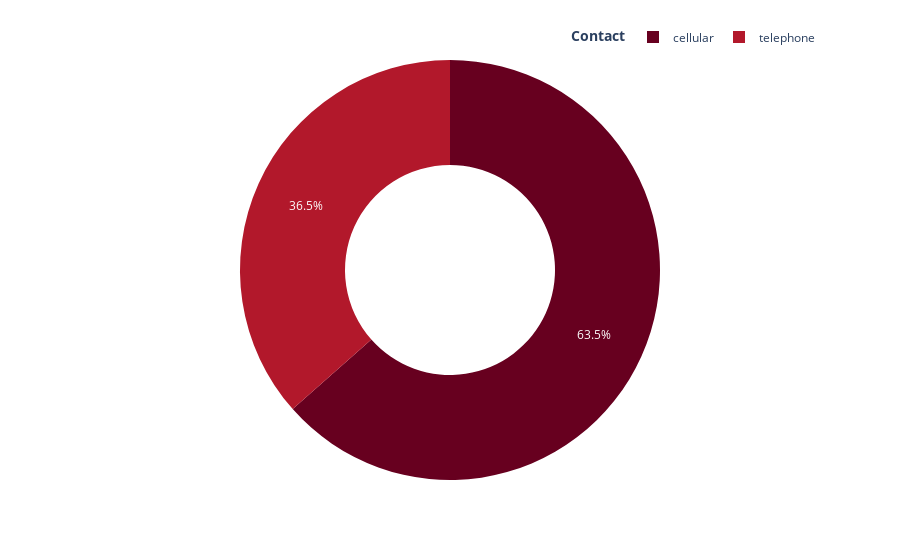

The cell this chart's notebook holds for it:
### Code cell
vc2 = df['contact'].value_counts().reset_index()
vc2.columns = ['Contact', 'Count']
fig = px.pie(vc2, names='Contact', values='Count', hole=0.5, color_discrete_sequence=px.colors.sequential.RdBu)
fig.update_layout(title_x=0.5, showlegend=True, legend_title_text='<b>Contact</b>', legend=dict(orientation='h', yanchor='bottom', y=1.02, xanchor='right', x=1))

### Figure 1 — Plotly figure (JSON) as saved in the notebook; plotly's stock layout.template omitted (floating-point values rounded to 4 significant figures)
{"data": [{"domain": {"x": [0, 1], "y": [0, 1]}, "hole": 0.5, "hovertemplate": "Contact=%{label}<br>Count=%{value}<extra></extra>", "labels": ["cellular", "telephone"], "legendgroup": "", "name": "", "showlegend": true, "type": "pie", "values": [26144, 15044]}], "layout": {"legend": {"orientation": "h", "title": {"text": "<b>Contact</b>"}, "tracegroupgap": 0, "x": 1, "xanchor": "right", "y": 1.02, "yanchor": "bottom"}, "margin": {"t": 60}, "piecolorway": ["rgb(103,0,31)", "rgb(178,24,43)", "rgb(214,96,77)", "rgb(244,165,130)", "rgb(253,219,199)", "rgb(247,247,247)", "rgb(209,229,240)", "rgb(146,197,222)", "rgb(67,147,195)", "rgb(33,102,172)", "rgb(5,48,97)"], "showlegend": true, "title": {"x": 0.5}}}
